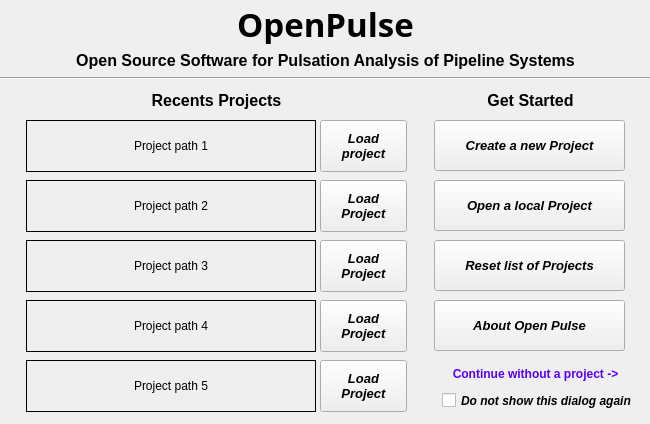
<?xml version="1.0" encoding="UTF-8"?>
<ui version="4.0">
 <class>Form</class>
 <widget class="QWidget" name="Form">
  <property name="geometry">
   <rect>
    <x>0</x>
    <y>0</y>
    <width>650</width>
    <height>424</height>
   </rect>
  </property>
  <property name="minimumSize">
   <size>
    <width>650</width>
    <height>424</height>
   </size>
  </property>
  <property name="maximumSize">
   <size>
    <width>650</width>
    <height>424</height>
   </size>
  </property>
  <property name="sizeIncrement">
   <size>
    <width>0</width>
    <height>0</height>
   </size>
  </property>
  <property name="windowTitle">
   <string>Open Pulse - Get Started</string>
  </property>
  <widget class="QWidget" name="widget" native="true">
   <property name="geometry">
    <rect>
     <x>434</x>
     <y>120</y>
     <width>211</width>
     <height>293</height>
    </rect>
   </property>
   <widget class="QPushButton" name="load_button">
    <property name="geometry">
     <rect>
      <x>0</x>
      <y>60</y>
      <width>191</width>
      <height>51</height>
     </rect>
    </property>
    <property name="font">
     <font>
      <family>Arial</family>
      <pointsize>10</pointsize>
      <weight>75</weight>
      <italic>true</italic>
      <bold>true</bold>
     </font>
    </property>
    <property name="text">
     <string>Open a local Project</string>
    </property>
    <property name="icon">
     <iconset>
      <normaloff>../../../data/icons/loadProject.png</normaloff>../../../data/icons/loadProject.png</iconset>
    </property>
    <property name="iconSize">
     <size>
      <width>40</width>
      <height>45</height>
     </size>
    </property>
    <property name="default">
     <bool>false</bool>
    </property>
   </widget>
   <widget class="QPushButton" name="create_button">
    <property name="geometry">
     <rect>
      <x>0</x>
      <y>0</y>
      <width>191</width>
      <height>51</height>
     </rect>
    </property>
    <property name="font">
     <font>
      <family>Arial</family>
      <pointsize>10</pointsize>
      <weight>75</weight>
      <italic>true</italic>
      <bold>true</bold>
     </font>
    </property>
    <property name="text">
     <string>Create a new Project</string>
    </property>
    <property name="icon">
     <iconset>
      <normaloff>../../../data/icons/012-favorite.png</normaloff>../../../data/icons/012-favorite.png</iconset>
    </property>
    <property name="iconSize">
     <size>
      <width>40</width>
      <height>45</height>
     </size>
    </property>
    <property name="default">
     <bool>false</bool>
    </property>
   </widget>
   <widget class="QPushButton" name="reset_list_projects_button">
    <property name="geometry">
     <rect>
      <x>0</x>
      <y>120</y>
      <width>191</width>
      <height>51</height>
     </rect>
    </property>
    <property name="font">
     <font>
      <family>Arial</family>
      <pointsize>10</pointsize>
      <weight>75</weight>
      <italic>true</italic>
      <bold>true</bold>
     </font>
    </property>
    <property name="styleSheet">
     <string notr="true"/>
    </property>
    <property name="text">
     <string>Reset list of Projects</string>
    </property>
    <property name="icon">
     <iconset>
      <normaloff>../../../data/icons/pulse.png</normaloff>../../../data/icons/pulse.png</iconset>
    </property>
    <property name="iconSize">
     <size>
      <width>40</width>
      <height>45</height>
     </size>
    </property>
   </widget>
   <widget class="QPushButton" name="continue_button">
    <property name="geometry">
     <rect>
      <x>0</x>
      <y>242</y>
      <width>203</width>
      <height>23</height>
     </rect>
    </property>
    <property name="palette">
     <palette>
      <active>
       <colorrole role="ButtonText">
        <brush brushstyle="SolidPattern">
         <color alpha="255">
          <red>85</red>
          <green>0</green>
          <blue>255</blue>
         </color>
        </brush>
       </colorrole>
      </active>
      <inactive>
       <colorrole role="ButtonText">
        <brush brushstyle="SolidPattern">
         <color alpha="255">
          <red>85</red>
          <green>0</green>
          <blue>255</blue>
         </color>
        </brush>
       </colorrole>
      </inactive>
      <disabled>
       <colorrole role="ButtonText">
        <brush brushstyle="SolidPattern">
         <color alpha="255">
          <red>120</red>
          <green>120</green>
          <blue>120</blue>
         </color>
        </brush>
       </colorrole>
      </disabled>
     </palette>
    </property>
    <property name="font">
     <font>
      <pointsize>9</pointsize>
      <weight>75</weight>
      <bold>true</bold>
     </font>
    </property>
    <property name="text">
     <string>Continue without a project -&gt;</string>
    </property>
    <property name="flat">
     <bool>true</bool>
    </property>
   </widget>
   <widget class="QCheckBox" name="checkBox">
    <property name="geometry">
     <rect>
      <x>8</x>
      <y>272</y>
      <width>199</width>
      <height>17</height>
     </rect>
    </property>
    <property name="font">
     <font>
      <family>Arial</family>
      <pointsize>9</pointsize>
      <weight>75</weight>
      <italic>true</italic>
      <bold>true</bold>
     </font>
    </property>
    <property name="text">
     <string>Do not show this dialog again</string>
    </property>
   </widget>
   <widget class="QPushButton" name="about_button">
    <property name="geometry">
     <rect>
      <x>0</x>
      <y>180</y>
      <width>191</width>
      <height>51</height>
     </rect>
    </property>
    <property name="font">
     <font>
      <family>Arial</family>
      <pointsize>10</pointsize>
      <weight>75</weight>
      <italic>true</italic>
      <bold>true</bold>
     </font>
    </property>
    <property name="styleSheet">
     <string notr="true"/>
    </property>
    <property name="text">
     <string>About Open Pulse</string>
    </property>
    <property name="icon">
     <iconset>
      <normaloff>../../../data/icons/pulse.png</normaloff>../../../data/icons/pulse.png</iconset>
    </property>
    <property name="iconSize">
     <size>
      <width>40</width>
      <height>45</height>
     </size>
    </property>
   </widget>
  </widget>
  <widget class="Line" name="line">
   <property name="geometry">
    <rect>
     <x>0</x>
     <y>70</y>
     <width>650</width>
     <height>16</height>
    </rect>
   </property>
   <property name="orientation">
    <enum>Qt::Horizontal</enum>
   </property>
  </widget>
  <widget class="QLabel" name="label">
   <property name="geometry">
    <rect>
     <x>36</x>
     <y>4</y>
     <width>579</width>
     <height>40</height>
    </rect>
   </property>
   <property name="font">
    <font>
     <family>Linux Biolinum G</family>
     <pointsize>25</pointsize>
     <weight>75</weight>
     <bold>true</bold>
    </font>
   </property>
   <property name="text">
    <string>OpenPulse</string>
   </property>
   <property name="alignment">
    <set>Qt::AlignCenter</set>
   </property>
  </widget>
  <widget class="QLabel" name="label_2">
   <property name="geometry">
    <rect>
     <x>36</x>
     <y>48</y>
     <width>579</width>
     <height>25</height>
    </rect>
   </property>
   <property name="minimumSize">
    <size>
     <width>0</width>
     <height>25</height>
    </size>
   </property>
   <property name="maximumSize">
    <size>
     <width>16777215</width>
     <height>25</height>
    </size>
   </property>
   <property name="font">
    <font>
     <family>Arial</family>
     <pointsize>12</pointsize>
     <weight>75</weight>
     <italic>false</italic>
     <bold>true</bold>
    </font>
   </property>
   <property name="text">
    <string>Open Source Software for Pulsation Analysis of Pipeline Systems</string>
   </property>
   <property name="alignment">
    <set>Qt::AlignCenter</set>
   </property>
  </widget>
  <widget class="QLabel" name="recents_label">
   <property name="geometry">
    <rect>
     <x>28</x>
     <y>90</y>
     <width>377</width>
     <height>20</height>
    </rect>
   </property>
   <property name="font">
    <font>
     <family>Arial</family>
     <pointsize>12</pointsize>
     <weight>75</weight>
     <bold>true</bold>
    </font>
   </property>
   <property name="autoFillBackground">
    <bool>true</bool>
   </property>
   <property name="text">
    <string>Recents Projects</string>
   </property>
   <property name="alignment">
    <set>Qt::AlignCenter</set>
   </property>
  </widget>
  <widget class="QLabel" name="label_4">
   <property name="geometry">
    <rect>
     <x>436</x>
     <y>90</y>
     <width>189</width>
     <height>20</height>
    </rect>
   </property>
   <property name="font">
    <font>
     <family>Arial</family>
     <pointsize>12</pointsize>
     <weight>75</weight>
     <italic>false</italic>
     <bold>true</bold>
    </font>
   </property>
   <property name="autoFillBackground">
    <bool>true</bool>
   </property>
   <property name="text">
    <string>Get Started</string>
   </property>
   <property name="alignment">
    <set>Qt::AlignCenter</set>
   </property>
  </widget>
  <widget class="QWidget" name="widget_project1" native="true">
   <property name="geometry">
    <rect>
     <x>22</x>
     <y>116</y>
     <width>387</width>
     <height>61</height>
    </rect>
   </property>
   <widget class="QPushButton" name="project1_button">
    <property name="geometry">
     <rect>
      <x>298</x>
      <y>4</y>
      <width>87</width>
      <height>52</height>
     </rect>
    </property>
    <property name="font">
     <font>
      <family>Arial</family>
      <pointsize>10</pointsize>
      <weight>75</weight>
      <italic>true</italic>
      <bold>true</bold>
      <underline>false</underline>
      <strikeout>false</strikeout>
      <kerning>true</kerning>
     </font>
    </property>
    <property name="layoutDirection">
     <enum>Qt::LeftToRight</enum>
    </property>
    <property name="autoFillBackground">
     <bool>false</bool>
    </property>
    <property name="text">
     <string>Load 
project</string>
    </property>
    <property name="icon">
     <iconset>
      <normaloff>../../../data/icons/002-analysis.png</normaloff>../../../data/icons/002-analysis.png</iconset>
    </property>
    <property name="autoDefault">
     <bool>false</bool>
    </property>
    <property name="default">
     <bool>false</bool>
    </property>
    <property name="flat">
     <bool>false</bool>
    </property>
   </widget>
   <widget class="QLabel" name="project1_path_label">
    <property name="geometry">
     <rect>
      <x>4</x>
      <y>4</y>
      <width>290</width>
      <height>52</height>
     </rect>
    </property>
    <property name="font">
     <font>
      <family>Arial</family>
      <pointsize>9</pointsize>
      <italic>false</italic>
     </font>
    </property>
    <property name="frameShape">
     <enum>QFrame::Box</enum>
    </property>
    <property name="text">
     <string>Project path 1</string>
    </property>
    <property name="alignment">
     <set>Qt::AlignCenter</set>
    </property>
    <property name="wordWrap">
     <bool>true</bool>
    </property>
   </widget>
  </widget>
  <widget class="QWidget" name="widget_project2" native="true">
   <property name="geometry">
    <rect>
     <x>22</x>
     <y>176</y>
     <width>387</width>
     <height>61</height>
    </rect>
   </property>
   <widget class="QPushButton" name="project2_button">
    <property name="geometry">
     <rect>
      <x>298</x>
      <y>4</y>
      <width>87</width>
      <height>52</height>
     </rect>
    </property>
    <property name="font">
     <font>
      <family>Arial</family>
      <pointsize>10</pointsize>
      <weight>75</weight>
      <italic>true</italic>
      <bold>true</bold>
      <underline>false</underline>
      <strikeout>false</strikeout>
      <kerning>true</kerning>
     </font>
    </property>
    <property name="layoutDirection">
     <enum>Qt::LeftToRight</enum>
    </property>
    <property name="autoFillBackground">
     <bool>false</bool>
    </property>
    <property name="text">
     <string>Load
Project</string>
    </property>
    <property name="icon">
     <iconset>
      <normaloff>../../../data/icons/002-analysis.png</normaloff>../../../data/icons/002-analysis.png</iconset>
    </property>
    <property name="autoDefault">
     <bool>true</bool>
    </property>
    <property name="default">
     <bool>false</bool>
    </property>
    <property name="flat">
     <bool>false</bool>
    </property>
   </widget>
   <widget class="QLabel" name="project2_path_label">
    <property name="geometry">
     <rect>
      <x>4</x>
      <y>4</y>
      <width>290</width>
      <height>52</height>
     </rect>
    </property>
    <property name="font">
     <font>
      <family>Arial</family>
      <pointsize>9</pointsize>
      <italic>false</italic>
     </font>
    </property>
    <property name="frameShape">
     <enum>QFrame::Box</enum>
    </property>
    <property name="text">
     <string>Project path 2</string>
    </property>
    <property name="alignment">
     <set>Qt::AlignCenter</set>
    </property>
    <property name="wordWrap">
     <bool>true</bool>
    </property>
   </widget>
  </widget>
  <widget class="QWidget" name="widget_project3" native="true">
   <property name="geometry">
    <rect>
     <x>22</x>
     <y>236</y>
     <width>387</width>
     <height>61</height>
    </rect>
   </property>
   <widget class="QPushButton" name="project3_button">
    <property name="geometry">
     <rect>
      <x>298</x>
      <y>4</y>
      <width>87</width>
      <height>52</height>
     </rect>
    </property>
    <property name="font">
     <font>
      <family>Arial</family>
      <pointsize>10</pointsize>
      <weight>75</weight>
      <italic>true</italic>
      <bold>true</bold>
      <underline>false</underline>
      <strikeout>false</strikeout>
      <kerning>true</kerning>
     </font>
    </property>
    <property name="layoutDirection">
     <enum>Qt::LeftToRight</enum>
    </property>
    <property name="autoFillBackground">
     <bool>false</bool>
    </property>
    <property name="text">
     <string>Load
Project</string>
    </property>
    <property name="icon">
     <iconset>
      <normaloff>../../../data/icons/002-analysis.png</normaloff>../../../data/icons/002-analysis.png</iconset>
    </property>
    <property name="autoDefault">
     <bool>true</bool>
    </property>
    <property name="default">
     <bool>false</bool>
    </property>
    <property name="flat">
     <bool>false</bool>
    </property>
   </widget>
   <widget class="QLabel" name="project3_path_label">
    <property name="geometry">
     <rect>
      <x>4</x>
      <y>4</y>
      <width>290</width>
      <height>52</height>
     </rect>
    </property>
    <property name="font">
     <font>
      <family>Arial</family>
      <pointsize>9</pointsize>
      <italic>false</italic>
     </font>
    </property>
    <property name="frameShape">
     <enum>QFrame::Box</enum>
    </property>
    <property name="text">
     <string>Project path 3</string>
    </property>
    <property name="alignment">
     <set>Qt::AlignCenter</set>
    </property>
    <property name="wordWrap">
     <bool>true</bool>
    </property>
   </widget>
  </widget>
  <widget class="QWidget" name="widget_project4" native="true">
   <property name="geometry">
    <rect>
     <x>22</x>
     <y>296</y>
     <width>387</width>
     <height>61</height>
    </rect>
   </property>
   <widget class="QPushButton" name="project4_button">
    <property name="geometry">
     <rect>
      <x>298</x>
      <y>4</y>
      <width>87</width>
      <height>52</height>
     </rect>
    </property>
    <property name="font">
     <font>
      <family>Arial</family>
      <pointsize>10</pointsize>
      <weight>75</weight>
      <italic>true</italic>
      <bold>true</bold>
      <underline>false</underline>
      <strikeout>false</strikeout>
      <kerning>true</kerning>
     </font>
    </property>
    <property name="layoutDirection">
     <enum>Qt::LeftToRight</enum>
    </property>
    <property name="autoFillBackground">
     <bool>false</bool>
    </property>
    <property name="text">
     <string>Load
Project</string>
    </property>
    <property name="icon">
     <iconset>
      <normaloff>../../../data/icons/002-analysis.png</normaloff>../../../data/icons/002-analysis.png</iconset>
    </property>
    <property name="autoDefault">
     <bool>true</bool>
    </property>
    <property name="default">
     <bool>false</bool>
    </property>
    <property name="flat">
     <bool>false</bool>
    </property>
   </widget>
   <widget class="QLabel" name="project4_path_label">
    <property name="geometry">
     <rect>
      <x>4</x>
      <y>4</y>
      <width>290</width>
      <height>52</height>
     </rect>
    </property>
    <property name="font">
     <font>
      <family>Arial</family>
      <pointsize>9</pointsize>
      <italic>false</italic>
     </font>
    </property>
    <property name="frameShape">
     <enum>QFrame::Box</enum>
    </property>
    <property name="text">
     <string>Project path 4</string>
    </property>
    <property name="alignment">
     <set>Qt::AlignCenter</set>
    </property>
    <property name="wordWrap">
     <bool>true</bool>
    </property>
   </widget>
  </widget>
  <widget class="QWidget" name="widget_project5" native="true">
   <property name="geometry">
    <rect>
     <x>22</x>
     <y>356</y>
     <width>387</width>
     <height>61</height>
    </rect>
   </property>
   <widget class="QPushButton" name="project5_button">
    <property name="geometry">
     <rect>
      <x>298</x>
      <y>4</y>
      <width>87</width>
      <height>52</height>
     </rect>
    </property>
    <property name="font">
     <font>
      <family>Arial</family>
      <pointsize>10</pointsize>
      <weight>75</weight>
      <italic>true</italic>
      <bold>true</bold>
      <underline>false</underline>
      <strikeout>false</strikeout>
      <kerning>true</kerning>
     </font>
    </property>
    <property name="layoutDirection">
     <enum>Qt::LeftToRight</enum>
    </property>
    <property name="autoFillBackground">
     <bool>false</bool>
    </property>
    <property name="text">
     <string>Load
Project</string>
    </property>
    <property name="icon">
     <iconset>
      <normaloff>../../../data/icons/002-analysis.png</normaloff>../../../data/icons/002-analysis.png</iconset>
    </property>
    <property name="autoDefault">
     <bool>true</bool>
    </property>
    <property name="default">
     <bool>false</bool>
    </property>
    <property name="flat">
     <bool>false</bool>
    </property>
   </widget>
   <widget class="QLabel" name="project5_path_label">
    <property name="geometry">
     <rect>
      <x>4</x>
      <y>4</y>
      <width>290</width>
      <height>52</height>
     </rect>
    </property>
    <property name="font">
     <font>
      <family>Arial</family>
      <pointsize>9</pointsize>
      <italic>false</italic>
     </font>
    </property>
    <property name="frameShape">
     <enum>QFrame::Box</enum>
    </property>
    <property name="text">
     <string>Project path 5</string>
    </property>
    <property name="alignment">
     <set>Qt::AlignCenter</set>
    </property>
    <property name="wordWrap">
     <bool>true</bool>
    </property>
   </widget>
  </widget>
 </widget>
 <tabstops>
  <tabstop>create_button</tabstop>
  <tabstop>load_button</tabstop>
  <tabstop>reset_list_projects_button</tabstop>
  <tabstop>about_button</tabstop>
  <tabstop>project1_button</tabstop>
  <tabstop>project2_button</tabstop>
  <tabstop>project3_button</tabstop>
  <tabstop>project4_button</tabstop>
  <tabstop>project5_button</tabstop>
  <tabstop>continue_button</tabstop>
  <tabstop>checkBox</tabstop>
 </tabstops>
 <resources/>
 <connections/>
</ui>
